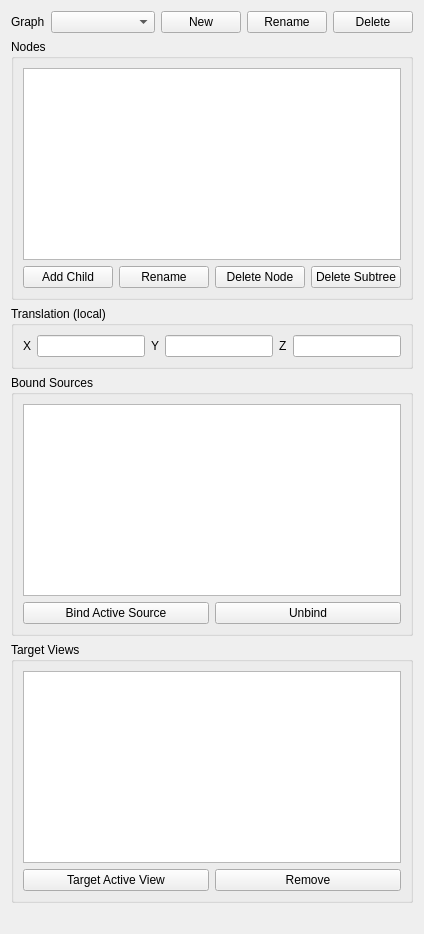
<?xml version="1.0" encoding="UTF-8"?>
<!-- SPDX-FileCopyrightText: Copyright (c) Kitware Inc. -->
<!-- SPDX-License-Identifier: BSD-3-Clause -->
<ui version="4.0">
 <class>SceneGraphPanel</class>
 <widget class="QWidget" name="SceneGraphPanel">
  <!-- Spare height goes to the node tree; the other sections keep their preferred size. -->
  <layout class="QVBoxLayout" name="verticalLayout" stretch="0,1,0,0,0,0">
   <item>
    <layout class="QHBoxLayout" name="graphLayout">
     <item>
      <widget class="QLabel" name="graphLabel">
       <property name="text">
        <string>Graph</string>
       </property>
      </widget>
     </item>
     <item>
      <widget class="QComboBox" name="graphCombo">
       <property name="sizePolicy">
        <sizepolicy hsizetype="Expanding" vsizetype="Fixed">
         <horstretch>1</horstretch>
         <verstretch>0</verstretch>
        </sizepolicy>
       </property>
       <property name="toolTip">
        <string>The registered scenegraphs.</string>
       </property>
      </widget>
     </item>
     <item>
      <widget class="QPushButton" name="newGraphButton">
       <property name="text">
        <string>New</string>
       </property>
       <property name="toolTip">
        <string>Create a scenegraph targeting the active render view.</string>
       </property>
      </widget>
     </item>
     <item>
      <widget class="QPushButton" name="renameGraphButton">
       <property name="text">
        <string>Rename</string>
       </property>
       <property name="toolTip">
        <string>Rename the selected scenegraph.</string>
       </property>
      </widget>
     </item>
     <item>
      <widget class="QPushButton" name="deleteGraphButton">
       <property name="text">
        <string>Delete</string>
       </property>
       <property name="toolTip">
        <string>Delete this scenegraph and every node in it.</string>
       </property>
      </widget>
     </item>
    </layout>
   </item>
   <item>
    <widget class="QGroupBox" name="nodesGroup">
     <property name="title">
      <string>Nodes</string>
     </property>
     <layout class="QVBoxLayout" name="nodesLayout">
      <item>
       <widget class="QTreeView" name="treeView">
        <property name="toolTip">
         <string>Double-click to rename. Drag a node onto another to reparent it.</string>
        </property>
        <property name="dragDropMode">
         <enum>QAbstractItemView::InternalMove</enum>
        </property>
        <property name="dragDropOverwriteMode">
         <bool>true</bool>
        </property>
        <property name="defaultDropAction">
         <enum>Qt::MoveAction</enum>
        </property>
        <property name="headerHidden">
         <bool>true</bool>
        </property>
        <property name="selectionMode">
         <enum>QAbstractItemView::SingleSelection</enum>
        </property>
       </widget>
      </item>
      <item>
       <layout class="QHBoxLayout" name="nodeButtonsLayout">
        <item>
         <widget class="QPushButton" name="addChildButton">
          <property name="text">
           <string>Add Child</string>
          </property>
          <property name="toolTip">
           <string>Create a node under the selected one, or under the root.</string>
          </property>
         </widget>
        </item>
        <item>
         <widget class="QPushButton" name="renameButton">
          <property name="text">
           <string>Rename</string>
          </property>
          <property name="toolTip">
           <string>Rename the selected node.</string>
          </property>
         </widget>
        </item>
        <item>
         <widget class="QPushButton" name="deleteNodeButton">
          <property name="text">
           <string>Delete Node</string>
          </property>
          <property name="toolTip">
           <string>Remove the node; its children move up to its parent and keep their own transforms.</string>
          </property>
         </widget>
        </item>
        <item>
         <widget class="QPushButton" name="deleteSubtreeButton">
          <property name="text">
           <string>Delete Subtree</string>
          </property>
          <property name="toolTip">
           <string>Remove the node and everything beneath it.</string>
          </property>
         </widget>
        </item>
       </layout>
      </item>
     </layout>
    </widget>
   </item>
   <item>
    <widget class="QGroupBox" name="transformGroup">
     <property name="title">
      <string>Translation (local)</string>
     </property>
     <layout class="QHBoxLayout" name="transformLayout">
      <item>
       <widget class="QLabel" name="xLabel">
        <property name="text">
         <string>X</string>
        </property>
       </widget>
      </item>
      <item>
       <widget class="pqDoubleLineEdit" name="translateX"/>
      </item>
      <item>
       <widget class="QLabel" name="yLabel">
        <property name="text">
         <string>Y</string>
        </property>
       </widget>
      </item>
      <item>
       <widget class="pqDoubleLineEdit" name="translateY"/>
      </item>
      <item>
       <widget class="QLabel" name="zLabel">
        <property name="text">
         <string>Z</string>
        </property>
       </widget>
      </item>
      <item>
       <widget class="pqDoubleLineEdit" name="translateZ"/>
      </item>
     </layout>
    </widget>
   </item>
   <item>
    <widget class="QGroupBox" name="sourcesGroup">
     <property name="title">
      <string>Bound Sources</string>
     </property>
     <layout class="QVBoxLayout" name="sourcesLayout">
      <item>
       <widget class="QListWidget" name="sourcesList"/>
      </item>
      <item>
       <layout class="QHBoxLayout" name="sourceButtonsLayout">
        <item>
         <widget class="QPushButton" name="bindSourceButton">
          <property name="text">
           <string>Bind Active Source</string>
          </property>
          <property name="toolTip">
           <string>Bind the pipeline browser's active source and port to the selected node.</string>
          </property>
         </widget>
        </item>
        <item>
         <widget class="QPushButton" name="unbindSourceButton">
          <property name="text">
           <string>Unbind</string>
          </property>
         </widget>
        </item>
       </layout>
      </item>
     </layout>
    </widget>
   </item>
   <item>
    <widget class="QGroupBox" name="viewsGroup">
     <property name="title">
      <string>Target Views</string>
     </property>
     <layout class="QVBoxLayout" name="viewsLayout">
      <item>
       <widget class="QListWidget" name="viewsList"/>
      </item>
      <item>
       <layout class="QHBoxLayout" name="viewButtonsLayout">
        <item>
         <widget class="QPushButton" name="targetViewButton">
          <property name="text">
           <string>Target Active View</string>
          </property>
          <property name="toolTip">
           <string>Add the active view to the selected graph's targets. Targeting several views mirrors the graph across them.</string>
          </property>
         </widget>
        </item>
        <item>
         <widget class="QPushButton" name="untargetViewButton">
          <property name="text">
           <string>Remove</string>
          </property>
         </widget>
        </item>
       </layout>
      </item>
     </layout>
    </widget>
   </item>
   <item>
    <widget class="QLabel" name="statusLabel">
     <property name="text">
      <string/>
     </property>
     <property name="wordWrap">
      <bool>true</bool>
     </property>
    </widget>
   </item>
  </layout>
 </widget>
 <customwidgets>
  <customwidget>
   <class>pqDoubleLineEdit</class>
   <extends>QLineEdit</extends>
   <header>pqDoubleLineEdit.h</header>
  </customwidget>
 </customwidgets>
 <resources/>
 <connections/>
</ui>
